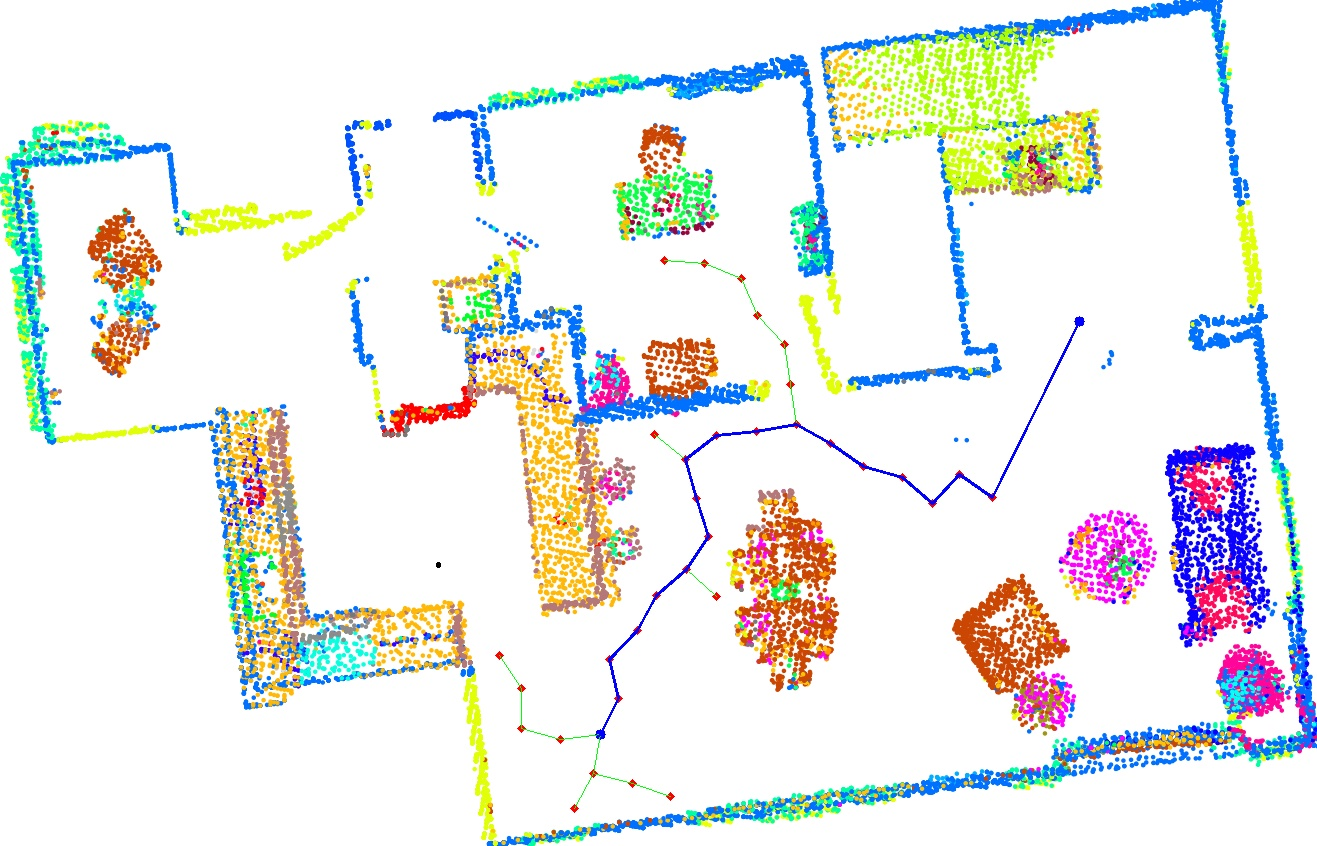

Generate this figure with Python:
import numpy as np
import argparse
import os
import random
import math
import cv2
import matplotlib.pyplot as plt

class Nodes:
    def __init__(self, x, y):
        self.x = x
        self.y = y
        self.x_parent = []
        self.y_parent = []

class RRTree:
    def __init__(self, map, offset, iteration):
        # create black obstacle map
        img = cv2.imread(map, cv2.IMREAD_GRAYSCALE) 
        img[np.where((img[:,:] != 255))] = 0
        dilation = cv2.erode(img, np.ones((3,3), np.uint8), iterations = 12)
        # cv2.imshow('dilation',dilation)
        # cv2.waitKey(0)
        # cv2.destroyAllWindows()
        self.dilation = dilation 
        self.map = cv2.imread(map) 
        self.iteration = iteration
        self.start = [0, 0]
        self.goal = [0, 0]
        self.offset = offset
        self.start_nodes = [()]
        self.goal_nodes = [()]
        self.target = " "

    def set_target(self,target):
        object = {"refrigerator":(455,457),
                  "lamp":(894,657),
                  "cushion":(1039,454),
                  "rack":(748,284),
                  "cooktop":(380,545)}
        x = object[target][0]
        y = object[target][1]
        self.target = target
        self.goal = (x,y)
    
    # generate a random point in the 2D image pixel
    def random_point(self, height, width):
        random_x = random.randint(0, width)
        random_y = random.randint(0, height)
        return (random_x,random_y)
    
    # Calculate L2 distance between new point and nearest node
    def distance(self,x1,y1,x2,y2):
        return math.sqrt(((x1-x2) ** 2 ) + ((y1-y2) ** 2))
    
    # Calculate angle between new point and nearest node
    def angle(self,x1,y1,x2,y2):
        return math.atan2(y2-y1, x2-x1)
        
    # return the index of point among the points in node_list,
    # the one that closet to point (x,y)
    def nearest_node(self, x, y, node_list):
        distances = [self.distance(x, y, node.x, node.y) 
                     for node in node_list]
        return distances.index(min(distances))
    
    # check collision
    def collision(self, x1, y1, x2, y2, img):
        color = []
        print("check collision between x:", x1, x2)
    
        if int(x1) == int(x2) and int(y1) == int(y2):
            # Points are the same, no collision
            print("No collision")
            return False

        line_points = np.column_stack((np.linspace(x1, x2, num=100), np.linspace(y1, y2, num=100)))

        for point in line_points:
            x, y = map(int, point)
            color.append(img[y, x])

        # If there is black in color => collision
        if 0 in color:
            return True
        else:
            return False
    
    # check the collision with obstacle and the trajectory
    # if there is no collision, add the newpoint to the tree
    def expansion(self, random_x ,random_y ,nearest_x ,nearest_y , offset, map):
    
        theta = self.angle(nearest_x, nearest_y, random_x, random_y)
        new_node_x = nearest_x + offset * np.cos(theta)
        new_node_y = nearest_y + offset * np.sin(theta)
        width, height = map.shape

        # Check the point is out of bounds or not
        if new_node_y < 0 or new_node_y > width or new_node_x < 0 or new_node_x > height:
            # print("Points out of bounds")
            expand_connect = False
        else:
            if self.collision(new_node_x,new_node_y,nearest_x,nearest_y,map):
                expand_connect = False
            else:
                expand_connect = True
        return(new_node_x, new_node_y , expand_connect)

    # find the neareast point to from 
    # newest point in Tree_A to Tree_B
    def extend(self, Tree_A, Tree_B, map):
        # index -1 gets the last object in the list
        x = Tree_A[-1].x
        y = Tree_A[-1].y
        nearest_index_b = self.nearest_node(x,y,Tree_B)
        nearest_x = Tree_B[nearest_index_b].x
        nearest_y = Tree_B[nearest_index_b].y
        # check direct connection
        if self.collision(x,y,nearest_x,nearest_y,map):
            extend_connect = False
        else:
            extend_connect =True

        # return(directCon,nearest_index_a,nearest_index_b)
        return(extend_connect,nearest_index_b)

    def rrt_path(self, target):
        # object Target
        if(target != " "):
            self.set_target(target)
            print("Sucessfully find the target.")
        # point Target
        else:
            print("No object target.")

        height, width = self.dilation.shape

        # record the initial nodes       
        self.start_nodes[0] = Nodes(self.start[0], self.start[1])
        self.start_nodes[0].x_parent.append(self.start[0])
        self.start_nodes[0].y_parent.append(self.start[1])
        self.goal_nodes[0] = Nodes(self.goal[0],self.goal[1])
        self.goal_nodes[0].x_parent.append(self.goal[0])
        self.goal_nodes[0].y_parent.append(self.goal[1])

        grow_tree = -1
        # grow_tree = -1 : spread tree from start to goal
        # grow_tree = 1 : spread tree from goal to start
        # Tree from A to B
        i = 1
        while i < self.iteration:
            if grow_tree == -1:
                Tree_A = self.start_nodes.copy()
                Tree_B = self.goal_nodes.copy()
            else:
                Tree_A = self.goal_nodes.copy()
                Tree_B = self.start_nodes.copy()

            # generate random points
            random_x, random_y = self.random_point(height, width)

            
            nearest_index = self.nearest_node(random_x,random_y,Tree_A)
            nearest_x, nearest_y = Tree_A[nearest_index].x, Tree_A[nearest_index].y
            new_node_x,new_node_y,expand_connect = self.expansion(random_x,random_y,
                                           nearest_x,nearest_y,
                                           self.offset,self.dilation)
            
            if expand_connect:
                # Add the point to the Tree
                Tree_A.append(Nodes(new_node_x,new_node_y))
                Tree_A[i].x_parent = Tree_A[nearest_index].x_parent.copy()
                Tree_A[i].y_parent = Tree_A[nearest_index].y_parent.copy()
                Tree_A[i].x_parent.append(new_node_x)
                Tree_A[i].y_parent.append(new_node_y)

                # display
                cv2.circle(self.map, (int(new_node_x),int(new_node_y)), 2,
                           (0,0,255), thickness=3, lineType=8)
                cv2.line(self.map, (int(new_node_x),int(new_node_y)), 
                         (int(Tree_A[nearest_index].x),
                          int(Tree_A[nearest_index].y)), 
                          (0,255,0), thickness=1, lineType=8)
                cv2.imwrite("Path/"+str(i)+".jpg",self.map)
                cv2.imshow("image",self.map)
                cv2.waitKey(1)
                
                # if extend successful connect
                # which means the two Trees are succesfully connected
                extend_connect, index = self.extend(Tree_A,Tree_B,self.dilation)

                if extend_connect :
                    print("Path is successfully formulated")
                    path = []
                    cv2.line(self.map, 
                             (int(new_node_x),int(new_node_y)), 
                             (int(Tree_B[index].x),int(Tree_B[index].y)), 
                             (0,255,0), thickness=1, lineType=8)
                    if grow_tree == -1:
                        for i in range(len(Tree_A[-1].x_parent)):
                            path.append((Tree_A[-1].x_parent[i],Tree_A[-1].y_parent[i]))
                            pass
                        Tree_B[index].x_parent.reverse()
                        Tree_B[index].y_parent.reverse()    
                        for i in range(len(Tree_B[index].x_parent)):
                            path.append((Tree_B[index].x_parent[i],Tree_B[index].y_parent[i]))
                    else:
                        for i in range(len(Tree_B[index].x_parent)):
                            path.append((Tree_B[index].x_parent[i],Tree_B[index].y_parent[i]))
                            pass
                        Tree_A[-1].x_parent.reverse()
                        Tree_A[-1].y_parent.reverse()
                        for i in range(len(Tree_A[-1].x_parent)):
                            path.append((Tree_A[-1].x_parent[i],Tree_A[-1].y_parent[i]))
                    for i in range(len(path)-1):
                        cv2.line(self.map, (int(path[i][0]),int(path[i][1])), (int(path[i+1][0]),int(path[i+1][1])), (255,0,0), thickness=2, lineType=8)
                    cv2.waitKey(1)
                    cv2.imwrite("Path/"+str(i)+".jpg",self.map)
                    if(self.target == " "):
                        cv2.imwrite("birrt.jpg",self.map)
                    else:
                        cv2.imwrite("path/"+self.target+".jpg",self.map)
                    break
            else:
                continue

            if grow_tree == -1:
                grow_tree = grow_tree*(-1)
                self.start_nodes = Tree_A.copy()
                self.goal_nodes = Tree_B.copy()
            else:
                grow_tree = grow_tree*(-1)
                i = i+1
                self.start_nodes = Tree_B.copy()
                self.goal_nodes = Tree_A.copy()

        if i==self.iteration:
            print("Failed to find the path")
        print("Number of iteration: ",i*2)

        path = np.asarray(path)
        width_transform = width / 17
        height_transform = height / 11
        path[:,0] = path[:,0] / width_transform - 6
        path[:,1] = 7 - path[:,1] / height_transform
        return path

# click on the picture to get the point
def draw_circle(event,u,v,flags,param):
    global coordinates
    if event == cv2.EVENT_LBUTTONDBLCLK:
        cv2.circle(rrt.map,(u,v),5,(255,0,0),-1)
        coordinates.append(u)
        coordinates.append(v)

if __name__ == '__main__':

    parser = argparse.ArgumentParser(description = 'Parameters:')
    parser.add_argument('-p', type=str, default='map.png',metavar='ImagePath', 
                        action='store', dest='imagePath',
                        help='File path of the map image')
    parser.add_argument('-o', type=int, default=40, metavar='offset', 
                        action='store', dest='offset',
                        help='Step size in RRT algrithm')
    parser.add_argument('-f', type=str, default=" ",metavar='END', 
                        action='store', dest='End',
                        help='The target object of the Navigation')
    args = parser.parse_args()

    # remove previously stored data
    try:
      os.system("rm -rf Path")
    except:
      print("Directory is not exist")
    os.mkdir("Path")

    target = args.End
    rrt = RRTree(args.imagePath, args.offset, 10000)

    coordinates=[]
    print("Set the start point and goal point by double click on the image")
    print("Or press ESC to exit")
    cv2.namedWindow('image')
    cv2.setMouseCallback('image', draw_circle)
    while(1):
        cv2.imshow('image',rrt.map)
        k = cv2.waitKey(20) & 0xFF
        if k == 27:
            break
    rrt.start=(coordinates[0],coordinates[1])
    rrt.goal=(coordinates[2],coordinates[3])
    path = rrt.rrt_path(target)
    np.save('path', path)
